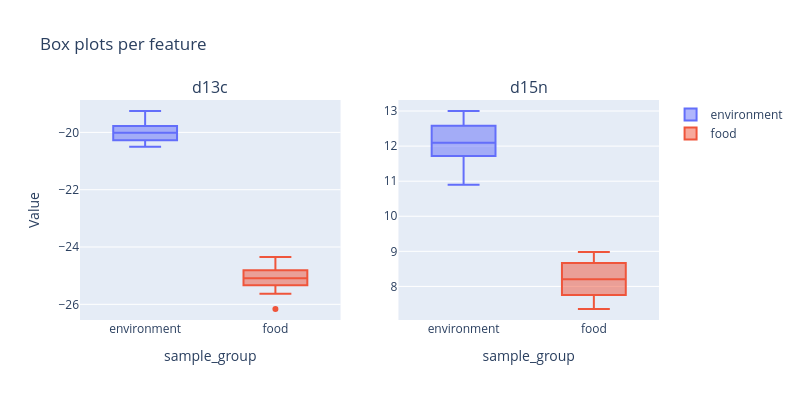

Notebook source saved alongside this figure:
### Markdown cell above
### Visualization

Every function below returns a Plotly figure — `.show()` renders it inline.

### Code cell
viz.box_plot(demo_df, ["d13c", "d15n"], "sample_group").show()

### Figure 1 — Plotly figure (JSON) as saved in the notebook; plotly's stock layout.template omitted (floating-point values rounded to 4 significant figures)
{"data": [{"boxpoints": "outliers", "marker": {"color": "#636EFA"}, "name": "environment", "showlegend": true, "type": "box", "xaxis": "x", "y": [-20.06, -19.32, -20.33, -19.82, -19.55, -19.95, -20.37, -20.46, -20.23, -19.89, -20.5, -20.1, -20.08, -19.73, -19.89, -19.82, -20.33, -20.06, -19.61, -19.25], "yaxis": "y"}, {"boxpoints": "outliers", "marker": {"color": "#EF553B"}, "name": "food", "showlegend": true, "type": "box", "xaxis": "x", "y": [-24.94, -25.07, -24.68, -24.95, -25.27, -24.82, -24.35, -24.53, -25.35, -25.63, -25.31, -24.98, -26.16, -25.11, -25.62, -25.37, -25.27, -25.16, -24.79, -24.48], "yaxis": "y"}, {"boxpoints": "outliers", "marker": {"color": "#636EFA"}, "name": "environment", "showlegend": false, "type": "box", "xaxis": "x2", "y": [11.78, 11.42, 12.87, 11.75, 12.16, 11.87, 12.79, 12.66, 12.32, 10.9, 12.03, 12.34, 12.5, 11.69, 12.91, 11.34, 11.67, 12.47, 12.02, 13.0], "yaxis": "y2"}, {"boxpoints": "outliers", "marker": {"color": "#EF553B"}, "name": "food", "showlegend": false, "type": "box", "xaxis": "x2", "y": [7.37, 8.757, 8.673, 8.391, 8.132, 7.843, 8.729, 8.98, 8.901, 8.658, 8.179, 7.396, 7.998, 8.328, 7.356, 8.198, 8.215, 8.348, 7.408, 7.669], "yaxis": "y2"}], "layout": {"annotations": [{"font": {"size": 16}, "showarrow": false, "text": "d13c", "x": 0.225, "xanchor": "center", "xref": "paper", "y": 1, "yanchor": "bottom", "yref": "paper"}, {"font": {"size": 16}, "showarrow": false, "text": "d15n", "x": 0.775, "xanchor": "center", "xref": "paper", "y": 1, "yanchor": "bottom", "yref": "paper"}], "height": 400, "title": {"text": "Box plots per feature"}, "width": 800, "xaxis": {"anchor": "y", "domain": [0, 0.45], "title": {"text": "sample_group"}}, "xaxis2": {"anchor": "y2", "domain": [0.55, 1], "title": {"text": "sample_group"}}, "yaxis": {"anchor": "x", "domain": [0, 1], "title": {"text": "Value"}}, "yaxis2": {"anchor": "x2", "domain": [0, 1]}}}
